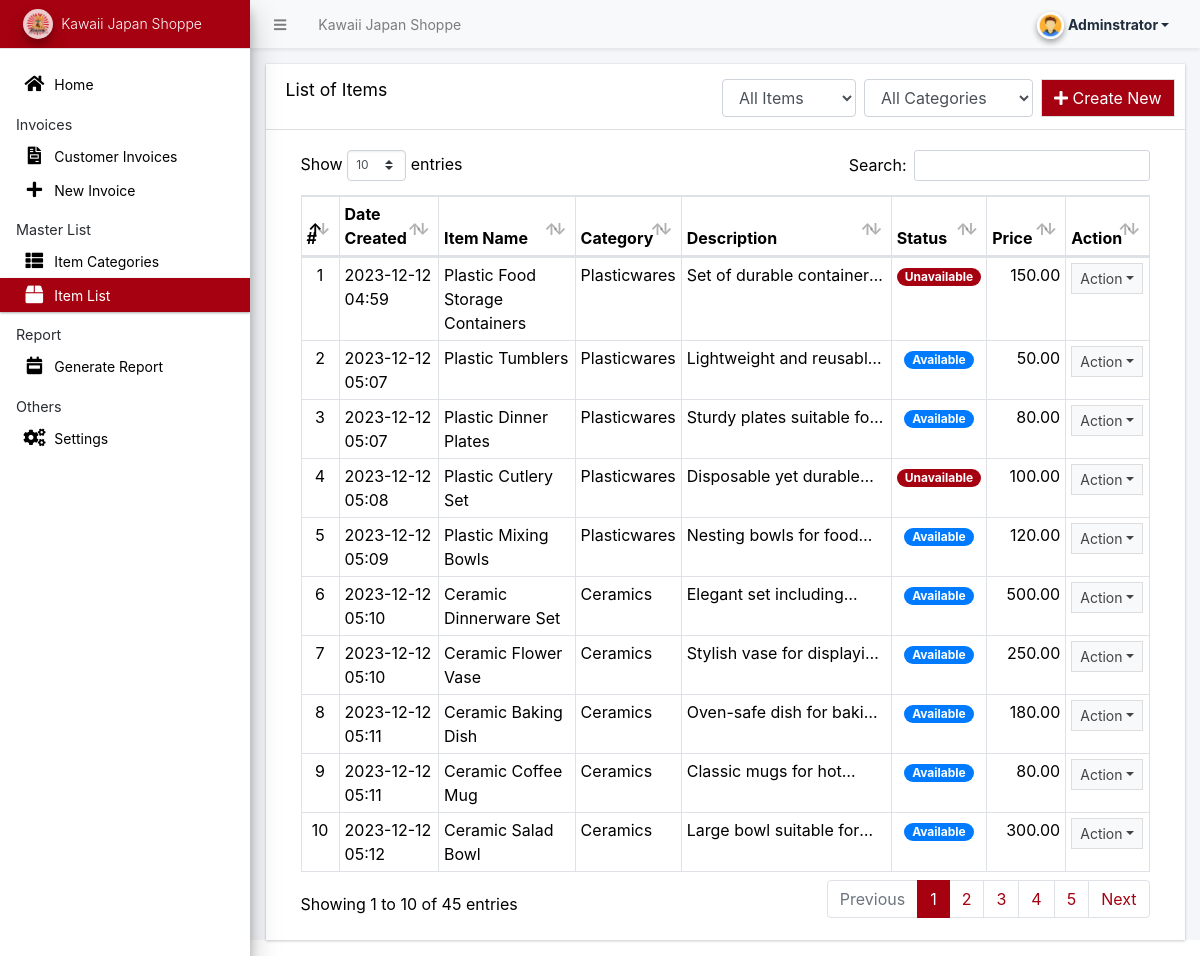
Page /admin/?page=product (signed in) on the committed database.
### tables this page shows
CREATE TABLE `product_list` (
  `id` int(30) NOT NULL,
  `category_id` int(30) NOT NULL,
  `product` varchar(250) NOT NULL,
  `description` text NOT NULL,
  `status` tinyint(1) NOT NULL DEFAULT 1 COMMENT '1 = available, 2 = unavailable',
  `price` float NOT NULL,
  `date_created` datetime NOT NULL DEFAULT current_timestamp(),
  `date_updated` datetime DEFAULT NULL ON UPDATE current_timestamp()
);

CREATE TABLE `category_list` (
  `id` int(30) NOT NULL,
  `name` varchar(250) NOT NULL,
  `description` text NOT NULL,
  `type` tinyint(1) NOT NULL DEFAULT 1 COMMENT '1 = product',
  `date_created` datetime NOT NULL DEFAULT current_timestamp(),
  `date_updated` datetime DEFAULT NULL ON UPDATE current_timestamp()
);

### admin/product/index.php (the view, shortened to what this page needs)
<div class="card card-outline rounded-0 card-maroon">
    <div class="card-header">
        <h3 class="card-title">List of Items</h3>
        <div class="card-tools">
            <a href="javascript:void(0)" id="create_product" class="btn btn-flat btn-default bg-maroon">
                <span class="fas fa-plus"></span> Create New
            </a>
        </div>
        <div class="card-tools mr-2">
            <select class="form-control" id="category_filter">
                <option value="">All Categories</option>
            </select>
        </div>
        <div class="card-tools mr-2">
            <select class="form-control" id="status_filter">
                <option value="">All Items</option>
            </select>
        </div>
    </div>
    <div class="card-body">
        <div class="container-fluid">
            <div class="container-fluid">
                <table class="table table-bordered table-stripped">
                    <colgroup>
                        <col width="5%">
                        <col width="13%">
                        <col width="18%">
                        <col width="10%">
                        <col width="30%">
                        <col width="10%">
                        <col width="10%">
                        <col width="15%">
                    </colgroup>
                    <thead>
                        <tr>
                            <th>#</th>
                            <th>Date Created</th>
                            <th>Item Name</th>
                            <th>Category</th>
                            <th>Description</th>
                            <th>Status</th>
                            <th>Price</th>
                            <th>Action</th>
                        </tr>
                    </thead>
                    <tbody>
                        <?php
                        $i = 1;
                        $qry = $conn->query("SELECT p.*, c.name as cname FROM `product_list` p INNER JOIN category_list c ON c.id = p.category_id ORDER BY date(p.date_created) DESC ");
                        while ($row = $qry->fetch_assoc()) :
                            $row['description'] = strip_tags(stripslashes(html_entity_decode($row['description'])));
                        ?>
                            <tr class="filtered-row" data-category="<?php echo $row['category_id']; ?>" data-status="<?php echo $row['status']; ?>">
                                <td class="text-center"><?php echo $i++; ?></td>
                                <td><?php echo date("Y-m-d H:i", strtotime($row['date_created'])); ?></td>
                                <td><?php echo $row['product']; ?></td>
                                <td><?php echo $row['cname']; ?></td>
                                <td><p class="truncate-1 m-0"><?php echo $row['description']; ?></p></td>
                                <td class="text-center">
                                    <?php if ($row['status'] == 1) : ?>
                                        <span class="badge badge-default badge-primary rounded-pill px-2">Available</span>
                                    <?php else : ?>
                                        <span class="badge bg-maroon rounded-pill px-2">Unavailable</span>
                                    <?php endif; ?>
                                </td>
                                <td class="text-right"><?php echo number_format($row['price'], 2); ?></td>
                                <td align="center">
                                    <button type="button" class="btn btn-flat btn-default btn-sm dropdown-toggle dropdown-icon" data-toggle="dropdown">
                                        Action
                                    </button>
                                </td>
                            </tr>
                        <?php endwhile; ?>
                    </tbody>
                </table>
            </div>
        </div>
    </div>
</div>

### rows in the picture
product_list: date_created "2023-12-12 04:59", product "Plastic Food Storage Containers", category_list.name "Plasticwares", description "Set of durable…", status "Unavailable", price "150.00"
product_list: date_created "2023-12-12 05:07", product "Plastic Tumblers", category_list.name "Plasticwares", description "Lightweight and…", status "Available", price "50.00"
product_list: date_created "2023-12-12 05:07", product "Plastic Dinner Plates", category_list.name "Plasticwares", description "Sturdy plates suitable…", status "Available", price "80.00"
product_list: date_created "2023-12-12 05:08", product "Plastic Cutlery Set", category_list.name "Plasticwares", description "Disposable yet…", status "Unavailable", price "100.00"
product_list: date_created "2023-12-12 05:09", product "Plastic Mixing Bowls", category_list.name "Plasticwares", description "Nesting bowls for…", status "Available", price "120.00"
product_list: date_created "2023-12-12 05:10", product "Ceramic Dinnerware Set", category_list.name "Ceramics", description "Elegant set…", status "Available", price "500.00"
product_list: date_created "2023-12-12 05:10", product "Ceramic Flower Vase", category_list.name "Ceramics", description "Stylish vase for…", status "Available", price "250.00"
product_list: date_created "2023-12-12 05:11", product "Ceramic Baking Dish", category_list.name "Ceramics", description "Oven-safe dish for…", status "Available", price "180.00"
product_list: date_created "2023-12-12 05:11", product "Ceramic Coffee Mug", category_list.name "Ceramics", description "Classic mugs for…", status "Available", price "80.00"
product_list: date_created "2023-12-12 05:12", product "Ceramic Salad Bowl", category_list.name "Ceramics", description "Large bowl suitable…", status "Available", price "300.00"

### other values in the picture
$_settings->info('name') "Kawaii Japan Shoppe"
$_settings->userdata('firstname') "Adminstrator"
$_settings->info('short_name') "Kawaii Japan Shoppe"
